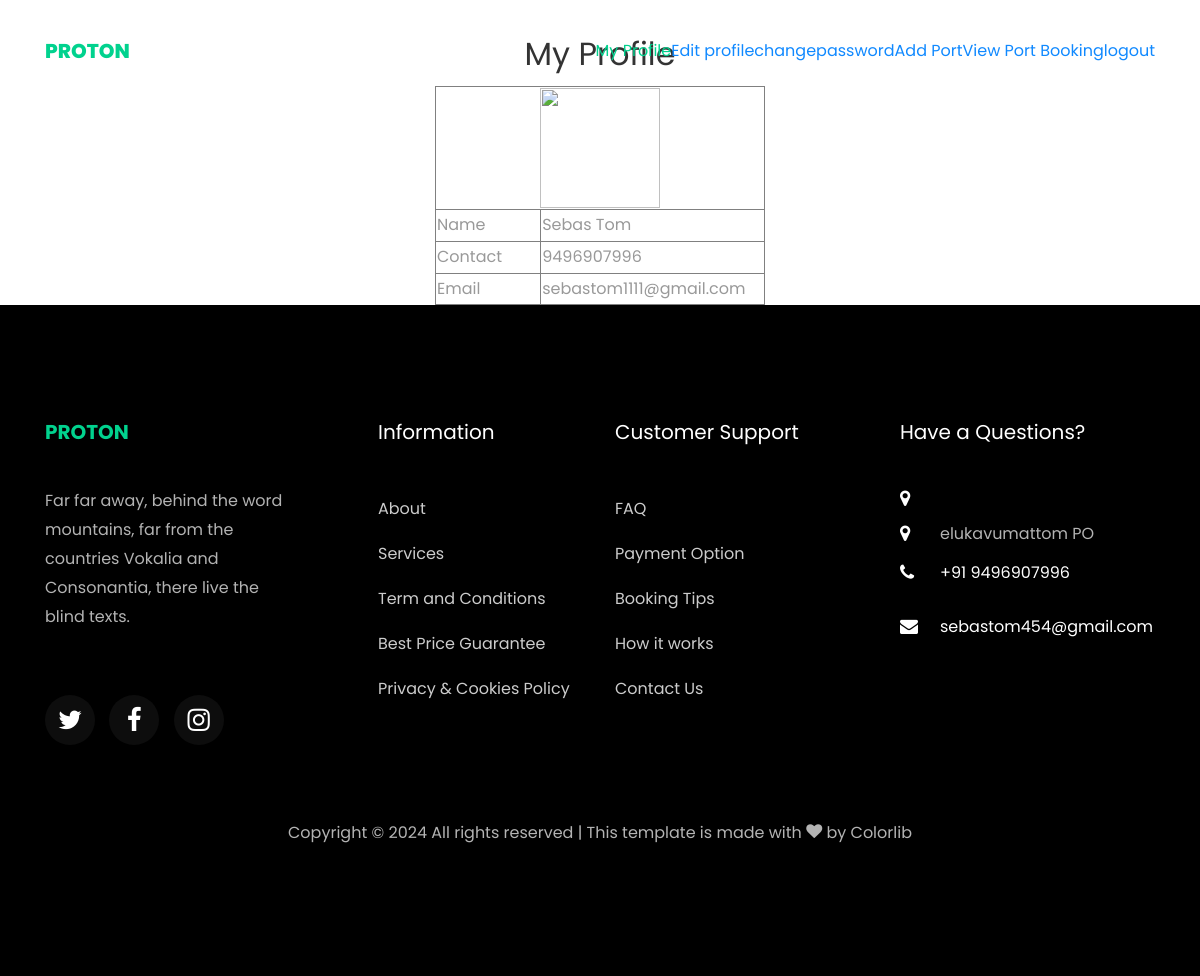
Page /CPO/myprofile (signed in) on the committed database.
### Guest/models.py (models this page shows)
class tbl_cpo(models.Model):
    cpo_id = models.CharField(max_length=100)
    cpo_name = models.CharField(max_length=100)
    cpo_contact=models.CharField(max_length=50)
    cpo_email = models.EmailField(max_length=50)
    cpo_password = models.CharField(max_length=50)
    station_name = models.CharField(max_length=50)
    station_proof = models.FileField(upload_to='Assets/CpoProof/')
    place=models.ForeignKey(tbl_place, on_delete=models.CASCADE)

### CPO/views.py (the view)
# urls.py: path('myprofile' ,views.myprofile,name="myprofile"),
def myprofile(request):
    cpo = tbl_cpo.objects.get(id=request.session["cid"])
    return render(request,"CPO/Myprofile.html",{"cpo":cpo})

### CPO/Templates/CPO/Myprofile.html (shortened to what this page needs)
{% extends 'CPO/Header.html' %}
{% block content %}
{% load static %}
<!DOCTYPE html PUBLIC "-//W3C//DTD XHTML 1.0 Transitional//EN" "http://www.w3.org/TR/xhtml1/DTD/xhtml1-transitional.dtd">
<html xmlns="http://www.w3.org/1999/xhtml">
  <head>
  </head>
  <body>
    <form
      id="form1"
      name="form1"
      method="post"
      action=""
      enctype="multipart/form-data"
    >
      <table width="330" height="120" border="1" align="center">
        <h2 align="center"> My Profile</h2>
        <tr>
          <td colspan="2" align="center">
            <img
              src="{{cpo.cpo_proof.url}}"
              alt=""
              width="120"
              height="120"
            />
          </td>
        </tr>
        <tr>
          <td width="97">Name</td>
          <td width="145">{{cpo.cpo_name}}</td>
        </tr>
        <tr>
          <td>Contact</td>
          <td>{{cpo.cpo_contact}}</td>
        </tr>
        <tr>
          <td>Email</td>
          <td>{{cpo.cpo_email}}</td>
        </tr>
      </table>
    </form>
  </body>
</html>
{% endblock content %}

### rows in the picture
tbl_cpo: cpo_name "Sebas Tom", cpo_contact "9496907996", cpo_email "sebastom1111@gmail.com"
